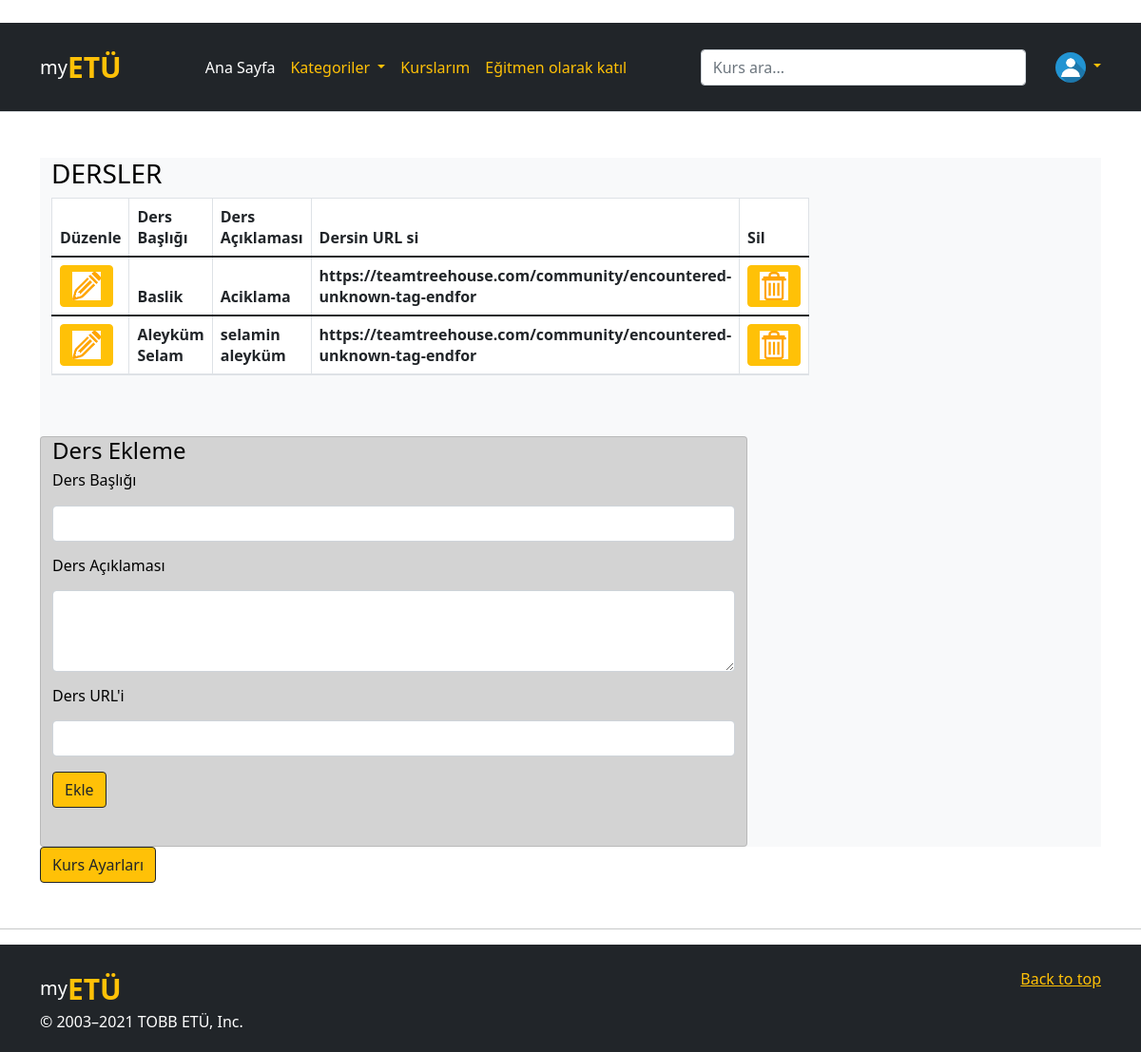
Page /ders_duzenle/1 (signed in) on the committed database.
### website/models.py (models this page shows, shortened)
class User(db.Model, UserMixin):
    id = db.Column(db.Integer, primary_key=True, nullable=False)
    email = db.Column(db.String(150), unique=True, nullable=False)
    password = db.Column(db.String(150), nullable=False)
    first_name = db.Column(db.String(50), nullable=False)
    last_name = db.Column(db.String(50), nullable=False)
    date = db.Column(db.DateTime(timezone=True), default=func.now())
    role = db.Column(db.Integer, default = 0)
    unvan = db.Column(db.String(40))
    adres = db.Column(db.String(50))
    telefon = db.Column(db.String(12))
    github = db.Column(db.String(40))
    twitter = db.Column(db.String(40))
    instagram = db.Column(db.String(40))
    linkedin = db.Column(db.String(40))
    subscriptions = db.relationship('Kurs', secondary = 'subs', backref = db.backref('subscribers', lazy = 'dynamic'))
    kurs_yorumlar = db.relationship('KursYorum')
    ders_yorumlar = db.relationship('DersYorum')
    image_file = db.Column(db.String(20), nullable=False, default='default.jpg')

class Ders(db.Model):
    id = db.Column(db.Integer, primary_key = True)
    video_url = db.Column(db.String(1000))
    baslik = db.Column(db.String(100), nullable = False)
    aciklama = db.Column(db.String(100))
    date = db.Column(db.DateTime(timezone=True), default=func.now())
    kurs_id = db.Column(db.Integer, db.ForeignKey('kurs.id'))

### website/views.py (the view, shortened to what this page needs)
@views.route('/ders_duzenle/<int:id>', methods=['GET', 'POST'])
@login_required
def ders_duzenle(id):
    kurs = Kurs.query.get_or_404(id)
    kursa_ait_dersler =  db.engine.execute("SELECT * FROM Ders WHERE kurs_id =" +str(kurs.id))
    egitmen_id = kurs.egitmen_id
    egitmen = User.query.get_or_404(egitmen_id)
    return render_template("ders_duzenle.html", user=current_user, kurs = kurs, egitmen = egitmen, kursa_ait_dersler = kursa_ait_dersler)

### website/__init__.py (called while the page is built)
@login_manager.user_loader
def load_user(id):
    return User.query.get(int(id))

### website/templates/ders_duzenle.html (shortened to what this page needs)
﻿{% extends "temel.html" %} {% block title %}Hesap{% endblock %} {% block content
    %}
    <div class="container mt-5 btn-light">
        <div class="row">
            <div class="col-sm-8">
                <h3>DERSLER</h3>
            </div>
        </div>
        <div class="row">
            <div class="col-sm-8">
                <table id="productTable" class="table table-bordered table-condensed table-striped text-dark bg-white">
                    <thead>
                        <tr>
                            <th>Düzenle</th>
                            <th>Ders Başlığı</th>
                            <th>Ders Açıklaması</th>
                            <th>Dersin URL si</th>
                            <th>Sil</th>
                        </tr>
                    </thead>
                    {% for ders in kursa_ait_dersler %}
                    <thead>
                        <tr>
                            <th><a href="/ders_update/{{ders.id}}" type='button' class='btn btn-warning btn-outline-warning'>
                                <img style='width:30px' alt=''></a>
                            </th>
                            <th>{{ders.baslik}}</th>
                            <th>{{ders.aciklama}}</th>
                            <th>{{ders.video_url}}</th>
                            <th><a href="/dersi_sil/{{ders.id}}" type='submit' class='btn btn-warning btn-outline-warning'>
                                <img style='width:30px' alt=''></a>
                            </th>
                        </tr>
                    </thead>
                    {% endfor %}
                </table>
            </div>
        </div>
        <div class="row mt-5">
            <div class="col-sm-8 card" style="background-color: lightgray">
                <h4>Ders Ekleme</h4>
                <form method="POST">
                <div class="panel" >
                    <div class="panel-body">
                        <div class="form-group">
                            <label for="productname">
                                <h6>Ders Başlığı</h6>
                            </label>
                            <input type="text" class="form-control"
                                name="baslik" id="productname" />
                        </div>
                         <div class="form-group">
                            <label for="introdate">
                                <h6>Ders Açıklaması</h6>
                            </label>
                            <textarea type="text" class="form-control" id="introdate"
                            name="aciklama" rows="3"></textarea>
                        </div>
                        <div class="form-group">
                            <label for="url">
                                <h6>Ders URL'i</h6>
                            </label>
                            <input type="url" name="url" class="form-control"  id="url" />
                        </div>
                    </div>
                    <div class="panel-footer">
                        <div class="row">
                            <div class="col-xs-12">
                                <button type="submit" id="ekle" class="btn btn-warning btn-outline-dark">
                                    Ekle
                                </button>
                            </div>
                        </div>
                    </div>
                    <br>
                </form>
                </div>
            </div>
        </div>
    </div>
    <form action="/kurs_ayarlari/{{kurs.id}}">
        <input type="submit" value="Kurs Ayarları" id="kaydol"
            class="btn btn-outline-dark btn-warning" />
    </form>
    {% endblock %}

### website/templates/temel.html (shortened to what this page needs)
<!DOCTYPE html>
<html>
<head>
    <link rel="stylesheet" href="https://stackpath.bootstrapcdn.com/bootstrap/4.4.1/css/bootstrap.min.css"
 />
    <link rel="stylesheet" href="https://stackpath.bootstrapcdn.com/font-awesome/4.7.0/css/font-awesome.min.css"
 />
    <link href="https://cdn.jsdelivr.net/npm/bootstrap@5.0.2/dist/css/bootstrap.min.css" rel="stylesheet"
>
</head>
<body>
    <header class="p-4 mb-3 border-bottom bg-dark text-white">
        <div class="container">
            <div class="d-flex flex-wrap align-items-center justify-content-center justify-content-lg-start">
                <a href="/" style="font-size: 20px;"
                    class="d-flex align-items-center mb-2 mb-lg-0 text-white text-decoration-none">my<span
                        style="font-weight: bold; font-size: 30px;" class="text-warning">ETÜ</span></a>
                <ul class=" text-warning nav col-12 col-lg-auto me-lg-auto mb-2 justify-content-center mb-md-0">
                    <li><a href="/" class="nav-link px-2 text-white">Ana Sayfa</a></li>
                    <li class="dropdown"><a class="dropdown-toggle nav-link px-2 text-warning" data-toggle="dropdown" href="#">Kategoriler </a>
                    </li>
                    <li><a href="/kurslarım" class="nav-link px-2 text-warning">Kurslarım</a></li>
                    {% if current_user.role == 0 %}
                    <li><a href="/egitmen_ol" class="nav-link px-2 text-warning">Eğitmen olarak katıl</a></li>
                    {% else %}
                    <li><a href="/egitmenkurslari" class="nav-link px-2 text-warning">Yayınlanan Kurslar</a></li>
                    {% endif %}
                </ul>
                <form class="col-12 col-lg-4 mb-3 mb-lg-0 me-lg-3" method="POST">
                    <input type="search" class="form-control form-control-dark" placeholder="Kurs ara..."
                        aria-label="Search" name=arama id=arama>
                </form>
                <div class="dropdown text-right">
                    <a href="#" class="d-block link-warning text-decoration-none dropdown-toggle " id="dropdownUser1"
                        data-bs-toggle="dropdown" aria-expanded="false">
                        <img src="../static/profile_pics/{{current_user.image_file}}" alt="mdo" width="32" height="32"
                            class="rounded-circle">
                    </a>
                </div>
            </div>
        </div>
    </header>
    <div class="container">{% block content %} {% endblock %}</div>
    <hr class="featurette-divider bg-dark mt-5">
    <div class="bg-dark pt-4 pb-1  ">
        <footer class="container bg-dark ">
            <p class="float-end"><a class="text-warning" href="#">Back to top</a></p>
            <a href="/" style="font-size: 20px;"
                class="d-flex align-items-center mb-2 mb-lg-0 text-white text-decoration-none">my<span
                    style="font-weight: bold; font-size: 30px;" class="text-warning">ETÜ</span></a>
            <p class="text-white">&copy; 2003–2021 TOBB ETÜ, Inc.</p>
        </footer>
    </div>
</body>

### rows in the picture
User: image_file (placeholder picture)
Ders: baslik "Baslik", aciklama "Aciklama", video_url "https://teamtreehouse.com/community/encountered-unknown-tag-endfor"
Ders: baslik "Aleyküm Selam", aciklama "selamin aleyküm", video_url "https://teamtreehouse.com/community/encountered-unknown-tag-endfor"
